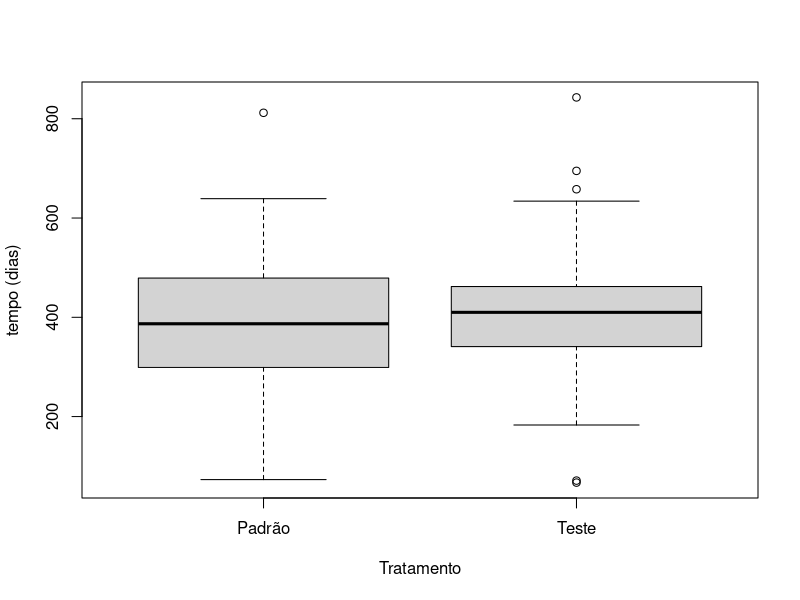

The R source for this figure: (Note: this script raises an error after producing the figure.)
setwd("~/Documents/projects/UTFPR/probabilidade-e-estatistica-MA35B/PRE-AVAC/exercicio1")
dados <- read.csv(file="cancer.csv", sep=",")

boxplot(dados$Tempo~dados$Tratamento, ylab="tempo (dias)", xlab = "Tratamento", names=c("Padrão", "Teste"))

tapply(dados$Tempo, dados$Tratamento, mean)
tapply(dados$Tempo, dados$Tratamento, median)

maxmin1 <- tapply(dados$Tempo, dados$Tratamento, range)
diff(maxmin$A)
diff(maxmin$B)

tapply(dados$Tempo, dados$Tratamento, sd)
tapply(dados$Tempo, dados$Tratamento, IQR)

"
Observando a tabela, é possível concluir que a mediana do tempo de vida após o diagnóstico dos indivíduos submetidos ao tratamento padrão
e ao tratamento teste é praticamente a mesma (linha central), também é possível concluir que a variabilidade do tratamento teste é menor do que o 
do tratamento padrão (caixas com tamanhos diferentes), o mesmo ocorre com a variabilidade máxima (distância entre os valores máximos e mínimos). 
Ambos possuem valores discrepantes, porém o tratamento padrão possui apenas um, enquanto que o tratamento teste possui cinco, sendo três acima do valor máximo 
e dois abaixo do valor mínimo. Portanto, aparentemente os dois tratamentos possuem uma eficiência parecida.
" 